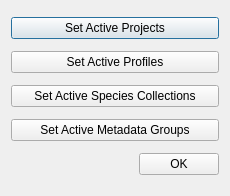
<?xml version="1.0" encoding="UTF-8"?>
<ui version="4.0">
 <class>setActiveProfilesDlg</class>
 <widget class="QDialog" name="setActiveProfilesDlg">
  <property name="geometry">
   <rect>
    <x>0</x>
    <y>0</y>
    <width>230</width>
    <height>196</height>
   </rect>
  </property>
  <property name="windowTitle">
   <string>Set Active Profiles</string>
  </property>
  <layout class="QVBoxLayout" name="verticalLayout">
   <item>
    <widget class="QPushButton" name="setProjectsBtn">
     <property name="text">
      <string>Set Active Projects</string>
     </property>
    </widget>
   </item>
   <item>
    <widget class="QPushButton" name="setProfilesBtn">
     <property name="text">
      <string>Set Active Profiles</string>
     </property>
    </widget>
   </item>
   <item>
    <widget class="QPushButton" name="setSpcCollectionsBtn">
     <property name="text">
      <string>Set Active Species Collections</string>
     </property>
    </widget>
   </item>
   <item>
    <widget class="QPushButton" name="setMetaGroupsBtn">
     <property name="text">
      <string>Set Active Metadata Groups</string>
     </property>
    </widget>
   </item>
   <item>
    <layout class="QHBoxLayout" name="horizontalLayout">
     <item>
      <spacer name="horizontalSpacer">
       <property name="orientation">
        <enum>Qt::Horizontal</enum>
       </property>
       <property name="sizeHint" stdset="0">
        <size>
         <width>40</width>
         <height>20</height>
        </size>
       </property>
      </spacer>
     </item>
     <item>
      <widget class="QPushButton" name="okBtn">
       <property name="text">
        <string>OK</string>
       </property>
      </widget>
     </item>
    </layout>
   </item>
  </layout>
 </widget>
 <resources/>
 <connections/>
</ui>
